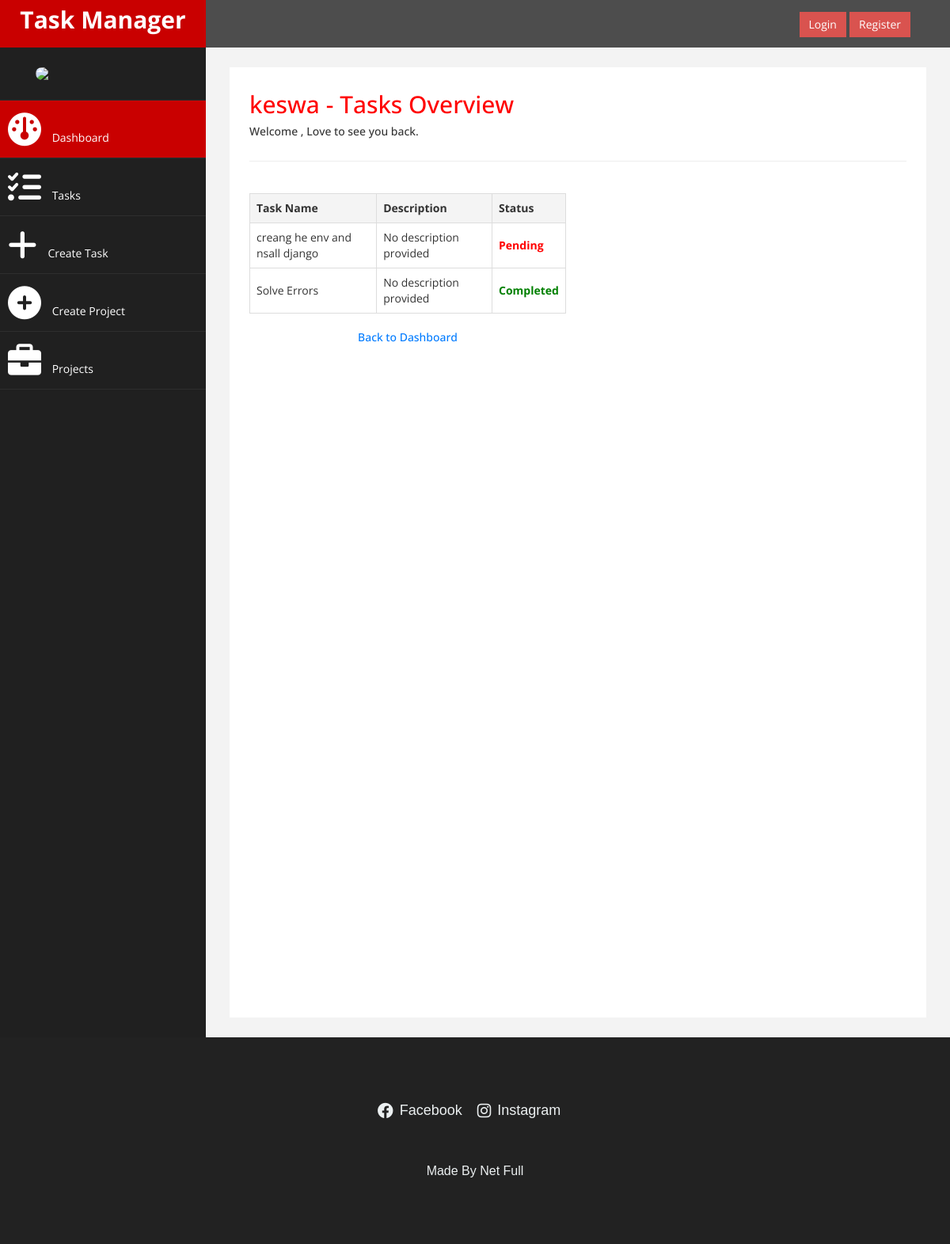
The page /project/2/tasks/ on the database its author committed.
### welcome/models.py (models this page shows, shortened)
class Project(models.Model):
    name = models.CharField(max_length=255)
    created_by = models.ForeignKey(
        CustomUser, on_delete=models.CASCADE, related_name='projects'
    )
    start_date = models.DateField()
    end_date = models.DateField()
    members = models.ManyToManyField(CustomUser, related_name='project_members')

class ProUserTask(models.Model):
    user = models.ForeignKey(CustomUser, on_delete=models.CASCADE)  # Task creator
    task_name = models.CharField(max_length=255)
    project = models.ForeignKey(
        'Project', on_delete=models.CASCADE, null=True, blank=True, related_name='tasks'
    )  # Related name for reverse querying tasks by project
    assigned_to = models.ForeignKey(
        CustomUser, on_delete=models.SET_NULL, null=True, blank=True, related_name='assigned_tasks'
    )  # User to whom the task is assigned
    uploaded_file = models.FileField(upload_to='task_files/', null=True, blank=True)
    created_at = models.DateTimeField(auto_now_add=True)
    is_done = models.BooleanField(default=False)

### welcome/views.py (the view)
# urls.py: path('project/<int:project_id>/tasks/', views.view_project_tasks, name='view_project_tasks'),
def view_project_tasks(request, project_id):
    project = get_object_or_404(Project, id=project_id)
    tasks = project.tasks.all()
    return render(request, 'project_tasks.html', {
        'project': project,
        'tasks': tasks,
    })

### welcome/templates/project_tasks.html (shortened to what this page needs)
{% load static %}
<!DOCTYPE html>
<html xmlns="http://www.w3.org/1999/xhtml">
<head>
    <link href="{% static 'bootstrap.css' %}" rel="stylesheet" />
    <link href="{% static 'font-awesome.css' %}" rel="stylesheet" />
    <link rel="stylesheet" href="https://cdnjs.cloudflare.com/ajax/libs/font-awesome/6.0.0-beta3/css/all.min.css" />
    <link href="{% static 'custom.css' %}" rel="stylesheet" />
</head>
<body>
    <div id="wrapper">
        <nav class="navbar navbar-default navbar-cls-top" role="navigation" style="margin-bottom: 0">
            <div class="navbar-header">
                <a class="navbar-brand" href="{% url 'dashboard' %}">Task Manager</a>
            </div>
            <div style="color: white; padding: 15px 50px 5px 50px; float: right; font-size: 16px;">
                {% if user.is_authenticated %}<a href="/logout" class="btn btn-danger square-btn-adjust">Logout</a>
                {% else %}
                <a href="/login" class="btn btn-danger square-btn-adjust">Login</a>
                <a href="/register" class="btn btn-danger square-btn-adjust">Register</a>
                {% endif %}            </div>
        </nav>
        <nav class="navbar-default navbar-side" role="navigation">
            <div class="sidebar-collapse">
                <ul class="nav" id="main-menu">
                    <li class="text-center">
                        <img src="../static/img/netfull.png" class="user-image img-responsive"/>
					</li>
                    <li>
                        <a class="active-menu" href="{% url 'dashboard' %}"><i class="fa fa-dashboard fa-3x"></i> Dashboard</a>
                    </li>
                    <li>
                        <a href="{% url 'user_tasks_view' %}"><i class="fa fa-tasks fa-3x"></i> Tasks</a>
                    </li>
                    <li>
                        <a href="{% url 'create_task' %}"><i class="fa fa-plus fa-3x"></i> Create Task</a>
                    </li>
                    <li>
                        <a href="{% url 'create_project' %}"><i class="fa fa-plus-circle fa-3x"></i> Create Project</a>
                    </li>
                    <li>
                        <a href="{% url 'user_projects_view' %}"><i class="fa fa-briefcase fa-3x"></i> Projects</a>
                    </li>
                </ul>
            </div>
        </nav>
        <div id="page-wrapper">
            <div id="page-inner">
                <div class="container-fluid">
                    <div class="row">
                        <div class="col-md-12">
                            <h2 class="page-title">{{ project.name }} - Tasks Overview</h2>
                            <h5 class="welcome-message">Welcome {{ user.username }}, Love to see you back.</h5>
                        </div>
                    </div>
                    <hr />
                    <div class="task-manager row">
                        <div class="col-md-6">
                            <div class="task-left">
                                {% if tasks %}
                                <table>
                                    <thead>
                                        <tr>
                                            <th>Task Name</th>
                                            <th>Description</th>
                                            <th>Status</th>
                                        </tr>
                                    </thead>
                                    <tbody>
                                        {% for task in tasks %}
                                            <tr>
                                                <td>{{ task.task_name }}</td>
                                                <td>{{ task.description|default:"No description provided" }}</td>
                                                <td>
                                                    {% if task.is_done %}
                                                        <span class="completed">Completed</span>
                                                    {% else %}
                                                        <span class="pending">Pending</span>
                                                    {% endif %}
                                                </td>
                                            </tr>
                                        {% endfor %}
                                    </tbody>
                                </table>
                            {% else %}
                                <p>No tasks have been added to this project yet.</p>
                            {% endif %}
                                <a href="{% url 'dashboard' %}" class="back-link">Back to Dashboard</a>
                        </div>
                        <div class="col-md-6">
                        </div>
                    </div>
                </div>
            </div>
        </div>
    </div>
<footer>
  <footer>
      <div class="container">
        <div class="row">
          <div class="col-lg-12">
            <ul class="social-icons">
              <li><a href="https://www.facebook.com/profile.php?id=61561751296406"><i class="fab fa-facebook"></i> Facebook</a></li>
              <li><a href="https://www.instagram.com/netfull1/"><i class="fab fa-instagram"></i> Instagram</a></li>
            </ul>
          </div>
          <div class="col-lg-12">
            <div class="copyright-text">
              <p>Made By Net Full</p>
            </div>
          </div>
        </div>
      </div>
    </footer>
</body>
</html>

### welcome/static/custom.css (style rules this page uses)
body { font-family: 'Open Sans', sans-serif; }
#wrapper { width: 100%; background:#202020; }
#page-wrapper { padding: 15px 15px; min-height: 600px; background:#F3F3F3; }
#page-inner { width:100%; margin:10px 20px 10px 0px; background-color:#fff!important; padding:10px; min-height:1200px; }
.text-center { text-align:center; }
h2 { color: #f00; }
.square-btn-adjust { border: 0px solid transparent; -webkit-border-radius: 0px; -moz-border-radius: 0px; border-radius: 0px; }
p { font-size:16px; line-height:25px; padding-top:20px; }
.user-image { margin: 25px auto; -webkit-border-radius: 10px; -moz-border-radius: 10px; border-radius: 10px; max-height:170px; max-width:170px; }
.navbar-cls-top .navbar-brand { color: #fff; background: #C90000; width: 260px; text-align: center; height: 60px; font-size: 30px; font-weight: 700; }
.active-menu { background-color:#C90000!important; }
.sidebar-collapse , .sidebar-collapse .nav { background:none; }
.sidebar-collapse .nav { padding:0; }
.sidebar-collapse .nav > li > a { color:#fff; background:#202020; text-shadow:none; }
.sidebar-collapse > .nav > li > a { padding:15px 10px; }
.sidebar-collapse > .nav > li { border-bottom: 1px solid rgba(107, 108, 109, 0.19); }
.navbar-side { border:none; background-color: #202020; }
.navbar-cls-top { background:#4D4D4D; border-bottom:none; }
.navbar-default { border:0px solid black; }
.navbar-header { background: #A70303; }
.nav > li > a > i { margin-right:10px; }
@media (min-width:768px) { #page-wrapper { margin: 0 0 0 260px; padding: 15px 30px; min-height: 1200px; } }
@media (min-width:768px) { .navbar-side { z-index: 1; position: absolute; width: 260px; } }
@media (min-width:768px) { .navbar { border-radius: 0px; } }

### welcome/templates/project_tasks.html (style rules this page uses)
.back-link { display: block; margin-top: 15px; text-align: center; color: #007bff; font-size: 14px; text-decoration: none; font-weight: 500; }
table { width: 100%; border-collapse: collapse; margin: 20px 0; }
th, td { border: 1px solid #ddd; padding: 8px; text-align: left; }
th { background-color: #f4f4f4; }
.completed { color: green; font-weight: bold; }
.pending { color: red; font-weight: bold; }
footer { background-color: #222; color: #ecf0f1; padding: 40px 0; font-family: Arial, sans-serif; }
footer .container { max-width: 1200px; margin: 0 auto; padding: 0 15px; }
footer .social-icons { list-style: none; padding: 0; text-align: center; margin-bottom: 20px; }
footer .social-icons li { display: inline-block; margin-right: 15px; }
footer .social-icons a { color: #ecf0f1; text-decoration: none; font-size: 18px; transition: color 0.3s ease; display: inline-flex; align-items: center; }
footer .social-icons a i { margin-right: 8px; font-size: 20px; }
footer .copyright-text { text-align: center; font-size: 14px; margin-top: 10px; }
footer .copyright-text p { margin: 0; color: #ecf0f1; }

### rows shown on the page
Project: name "keswa"
ProUserTask: task_name "creang he env and nsall django", description "No description provided", is_done "Pending"
ProUserTask: task_name "Solve Errors", description "No description provided", is_done "Completed"
